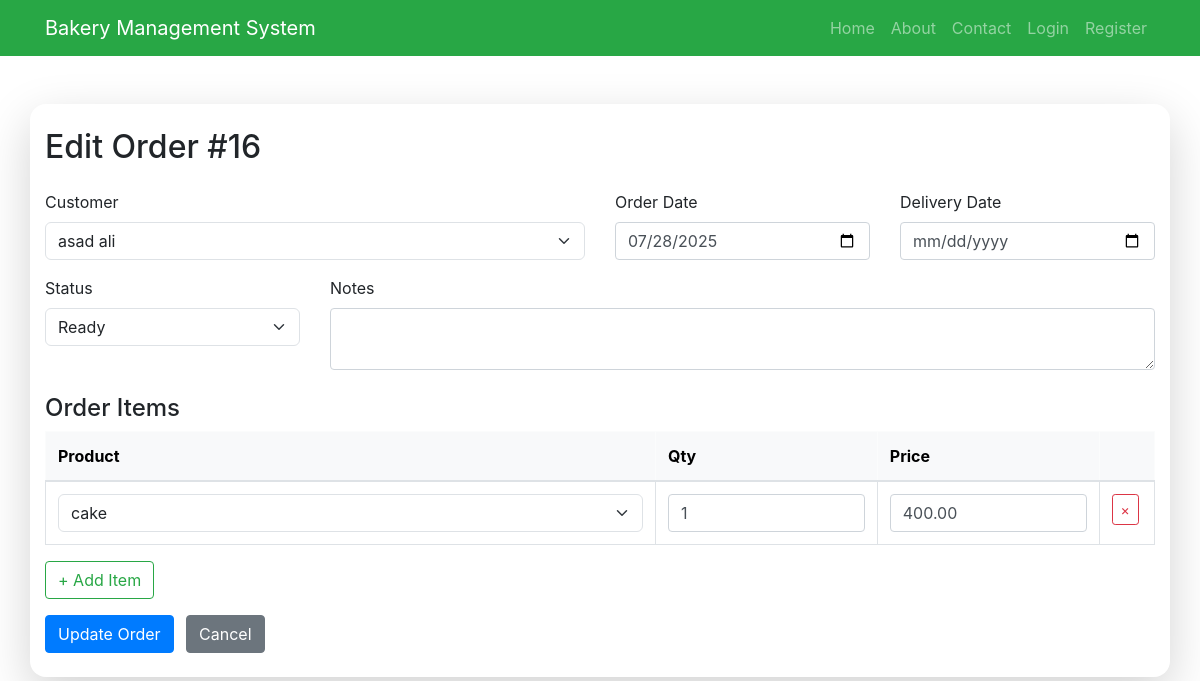
Screenshot of /dashboard/orders/edit.php?id=16 with the database file from the repository.
### tables this page shows
CREATE TABLE `orders` (
  `order_id` int(11) NOT NULL,
  `customer_id` int(11) DEFAULT NULL,
  `order_date` datetime DEFAULT current_timestamp(),
  `delivery_date` date DEFAULT NULL,
  `status` enum('pending','processing','ready','delivered','cancelled') DEFAULT 'pending',
  `total_amount` decimal(10,2) DEFAULT NULL,
  `notes` text DEFAULT NULL
);

CREATE TABLE `customers` (
  `customer_id` int(11) NOT NULL,
  `full_name` varchar(100) NOT NULL,
  `username` varchar(100) DEFAULT NULL,
  `email` varchar(100) DEFAULT NULL,
  `password` varchar(255) NOT NULL,
  `phone` varchar(20) DEFAULT NULL,
  `address` text DEFAULT NULL,
  `loyalty_points` int(11) DEFAULT 0,
  `is_active` tinyint(1) DEFAULT 1,
  `last_login` datetime DEFAULT NULL,
  `created_at` timestamp NOT NULL DEFAULT current_timestamp()
);

CREATE TABLE `order_items` (
  `order_item_id` int(11) NOT NULL,
  `order_id` int(11) DEFAULT NULL,
  `product_id` int(11) DEFAULT NULL,
  `quantity` int(11) DEFAULT NULL,
  `price` decimal(10,2) DEFAULT NULL
);

CREATE TABLE `products` (
  `product_id` int(11) NOT NULL,
  `name` varchar(100) NOT NULL,
  `description` text DEFAULT NULL,
  `category` varchar(50) DEFAULT NULL,
  `price` decimal(10,2) NOT NULL,
  `image` varchar(255) DEFAULT NULL,
  `is_available` tinyint(1) DEFAULT 1,
  `created_at` timestamp NOT NULL DEFAULT current_timestamp()
);

### dashboard/orders/edit.php (the view, shortened to what this page needs)
<?php
$baseURL = '/bakery';
$projectRoot = $_SERVER['DOCUMENT_ROOT'] . $baseURL;
require_once $projectRoot . '/header.php';
$order_id = (int)$_GET['id'];
$order = $conn->query("SELECT * FROM orders WHERE order_id = $order_id")->fetch_assoc();
$customers = $conn->query("SELECT customer_id, full_name FROM customers");
$order_items = $conn->query("SELECT * FROM order_items WHERE order_id = $order_id");
$productList = [];
$products = $conn->query("SELECT product_id, name FROM products");
while ($row = $products->fetch_assoc()) {
    $productList[] = $row;
}
?>
<div class="container py-4 shadow-lg mt-5 mb-5 rounded-4">
    <h2 class="mb-4">Edit Order #<?= htmlspecialchars($order_id) ?></h2>
    <form method="post" class="row g-3">
        <div class="col-md-6">
            <label class="form-label">Customer</label>
            <select name="customer_id" class="form-select" required>
                <?php while ($c = $customers->fetch_assoc()): ?>
                    <option value="<?= $c['customer_id'] ?>" <?= ($order['customer_id'] == $c['customer_id']) ? 'selected' : '' ?>>
                        <?= htmlspecialchars($c['full_name']) ?>
                    </option>
                <?php endwhile; ?>
            </select>
        </div>
        <div class="col-md-3">
            <label class="form-label">Order Date</label>
            <input type="date" name="order_date" class="form-control"
                   value="<?= isset($order['order_date']) ? date('Y-m-d', strtotime($order['order_date'])) : '' ?>" required>
        </div>
        <div class="col-md-3">
            <label class="form-label">Delivery Date</label>
            <input type="date" name="delivery_date" class="form-control"
                   value="<?= isset($order['delivery_date']) ? date('Y-m-d', strtotime($order['delivery_date'])) : '' ?>">
        </div>
        <div class="col-md-3">
            <label class="form-label">Status</label>
            <select name="status" class="form-select" required>
                <?php
                $statuses = ['pending', 'processing', 'ready', 'delivered', 'cancelled'];
                foreach ($statuses as $s):
                ?>
                    <option value="<?= $s ?>" <?= ($order['status'] === $s) ? 'selected' : '' ?>>
                        <?= ucfirst($s) ?>
                    </option>
                <?php endforeach; ?>
            </select>
        </div>
        <div class="col-md-9">
            <label class="form-label">Notes</label>
            <textarea name="notes" class="form-control" rows="2"><?= htmlspecialchars($order['notes']) ?></textarea>
        </div>
        <div class="col-12 mt-4">
            <h4>Order Items</h4>
            <table class="table table-bordered align-middle" id="items-table">
                <thead class="table-light">
                    <tr>
                        <th>Product</th>
                        <th width="20%">Qty</th>
                        <th width="20%">Price</th>
                        <th width="5%"></th>
                    </tr>
                </thead>
                <tbody>
                <?php while ($item = $order_items->fetch_assoc()): ?>
                    <tr>
                        <td>
                            <select name="product_id[]" class="form-select" required>
                                <?php foreach ($productList as $p): ?>
                                    <option value="<?= $p['product_id'] ?>" <?= ($p['product_id'] == $item['product_id']) ? 'selected' : '' ?>>
                                        <?= htmlspecialchars($p['name']) ?>
                                    </option>
                                <?php endforeach; ?>
                            </select>
                        </td>
                        <td><input type="number" name="quantity[]" class="form-control" value="<?= $item['quantity'] ?>" required></td>
                        <td><input type="number" step="0.01" name="price[]" class="form-control" value="<?= $item['price'] ?>" required></td>
                        <td><button type="button" class="btn btn-sm btn-outline-danger" onclick="removeRow(this)">×</button></td>
                    </tr>
                <?php endwhile; ?>
                </tbody>
            </table>
            <button type="button" class="btn btn-outline-success" onclick="addRow()">+ Add Item</button>
        </div>
        <div class="col-12 mt-3">
            <button type="submit" class="btn btn-primary">Update Order</button>
            <a href="index.php" class="btn btn-secondary ms-2">Cancel</a>
        </div>
    </form>
</div>

### rows the page displays
orders: customer_id "asad ali", order_date "07/28/2025", status "Ready"
order_items: product.name "cake", quantity "1", price "400.00"

### other values shown
$order_id "16"
